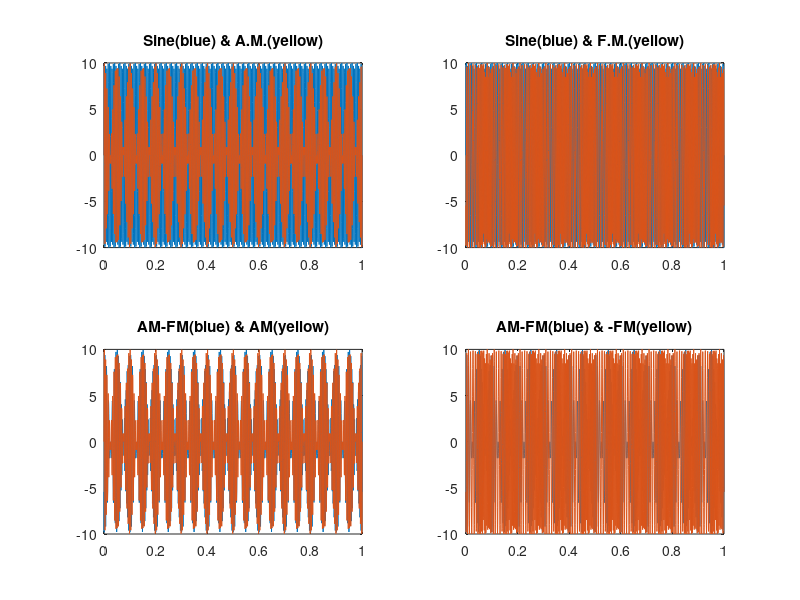
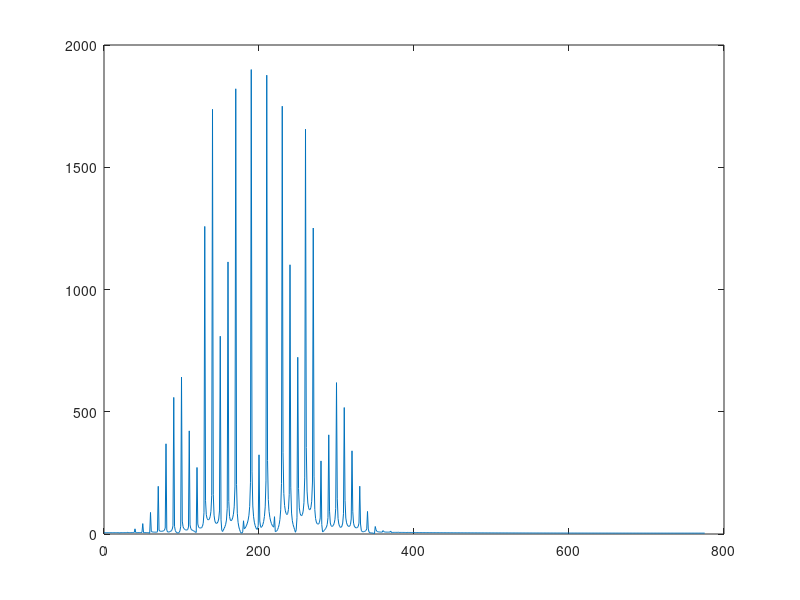

These figures' MATLAB source, in order: (Note: this script raises an error after producing the figures.)
clear;clc;

% Signal parameters
A = 10; b = 10;
f0 = 200; f1 = 10;
ta = 0.5; t_end = 1;

% Instantaneous frequency after 1 sec is 
maxFreq = f1 + f0 + b*f1;
samplFreq = 5*maxFreq;
%samplFreq = 1/2*maxFreq;
samplIntrvl = 1/samplFreq;

% Time samples
timeVec = 0:samplIntrvl:t_end;
% Number of samples
nSamples = length(timeVec);

% AM-FM Signal
snrVec = A.*cos(2*pi*f1*timeVec);
%snrVec = A;    % FM
phaseVec = b.*cos(2*pi*f1*timeVec);
%phaseVec = b;  % AM
sigAMFM = snrVec.*sin(2*pi*f0.*timeVec+phaseVec);
% By using Trigonometric formula, AM-FM are the sum of two sinusoid:
% cos1*sin1 = 1/2*(sin(1+2)-sin(1-2))
% so the instantaneous frequencs:
% f_ins = f1 +- (f0 - b*sin(2*pi*f1*t)*f1)
sigSin = A.*sin(2*pi*f0.*timeVec);
sigFM = A.*sin(2*pi*f0.*timeVec+phaseVec);
sigAM = A.*cos(2*pi*f1*timeVec).*sin(2*pi*f0.*timeVec);

%figure;
%plot(timeVec,sigAMFM,'Marker','.','MarkerSize',24);
subplot(2,2,1)
plot(timeVec,sigSin,timeVec,sigAM);
title('Sine(blue) & A.M.(yellow)')
subplot(2,2,2)
plot(timeVec,sigSin,timeVec,sigFM);
title('Sine(blue) & F.M.(yellow)')
subplot(2,2,3)
plot(timeVec,sigAMFM,timeVec,sigAM);
title('AM-FM(blue) & AM(yellow)')
subplot(2,2,4)
plot(timeVec,sigAMFM,timeVec,sigFM);
title('AM-FM(blue) & -FM(yellow)')
print('Topic1-Lab3','-djpeg')

%------------------
% FFT of signal
fftSig = fft(sigAMFM);

%Length of data 
%dataLen = timeVec(end)-timeVec(1);
dataLen = t_end;
%DFT sample corresponding to Nyquist frequency
kNyq = floor(nSamples/2)+1;
% Positive Fourier frequencies
posFreq = (0:(kNyq-1))*(1/dataLen);
% Discard negative frequencies
fftSigPosi = fftSig(1:kNyq);
%Plot periodogram
figure;
plot(posFreq,abs(fftSigPosi));
print('Topic1-Lab5-AM FM','-djpeg')
%plot((0:nSamples-1)*(1/dataLen),abs(fftSig));

figure;
spectrogram(sigAMFM, 256,250,[],samplFreq);
print('Topic1-Lab6-Spec of AM-FM','-djpeg')

